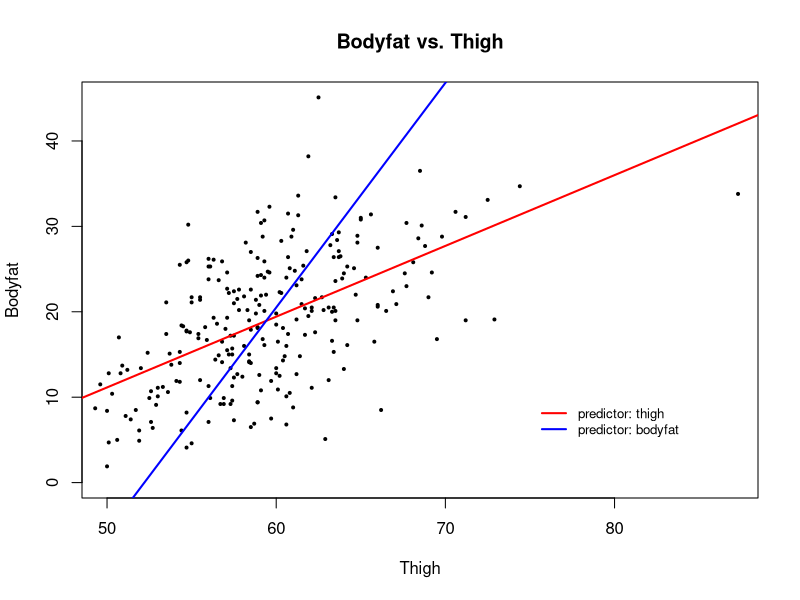

The R script that drew this image:
body = read.csv("BodyFat.csv")

fty = lm(BODYFAT ~ THIGH, data = body)
ftx = lm(THIGH ~ BODYFAT, data = body)
a0 = coefficients(ftx)[1]
a1 = coefficients(ftx)[2]

plot(body$BODYFAT ~ body$THIGH, pch = 19, cex = .4, main = "Bodyfat vs. Thigh", xlab = "Thigh", ylab = "Bodyfat",
     xlim = c(50,87))
abline(fty, col = 'red', lwd = 2)
abline(-a0/a1, 1/a1, col = 'blue', lwd = 2)
legend(75,10, bty = 'n', legend = c('predictor: thigh', 'predictor: bodyfat'), cex = .8, lwd = 2, col = c('red', 'blue'))